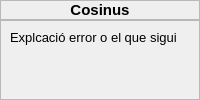
                  <widget class="QWidget" name="page9">
                   <layout class="QVBoxLayout" name="verticalLayout_23">
                    <property name="spacing">
                     <number>0</number>
                    </property>
                    <property name="leftMargin">
                     <number>0</number>
                    </property>
                    <property name="topMargin">
                     <number>0</number>
                    </property>
                    <property name="rightMargin">
                     <number>0</number>
                    </property>
                    <property name="bottomMargin">
                     <number>0</number>
                    </property>
                    <item>
                     <widget class="QFrame" name="frame_inf1_8">
                      <property name="minimumSize">
                       <size>
                        <width>0</width>
                        <height>20</height>
                       </size>
                      </property>
                      <property name="frameShape">
                       <enum>QFrame::StyledPanel</enum>
                      </property>
                      <property name="frameShadow">
                       <enum>QFrame::Raised</enum>
                      </property>
                      <layout class="QHBoxLayout" name="horizontalLayout_11">
                       <property name="spacing">
                        <number>0</number>
                       </property>
                       <property name="leftMargin">
                        <number>0</number>
                       </property>
                       <property name="topMargin">
                        <number>0</number>
                       </property>
                       <property name="rightMargin">
                        <number>0</number>
                       </property>
                       <property name="bottomMargin">
                        <number>0</number>
                       </property>
                       <item>
                        <widget class="QLabel" name="label_info1_8">
                         <property name="font">
                          <font>
                           <family>Arial</family>
                           <pointsize>11</pointsize>
                           <weight>75</weight>
                           <bold>true</bold>
                          </font>
                         </property>
                         <property name="text">
                          <string>Cosinus</string>
                         </property>
                         <property name="alignment">
                          <set>Qt::AlignCenter</set>
                         </property>
                        </widget>
                       </item>
                      </layout>
                     </widget>
                    </item>
                    <item>
                     <widget class="QFrame" name="frame_inf2_8">
                      <property name="sizePolicy">
                       <sizepolicy hsizetype="Preferred" vsizetype="Expanding">
                        <horstretch>0</horstretch>
                        <verstretch>0</verstretch>
                       </sizepolicy>
                      </property>
                      <property name="frameShape">
                       <enum>QFrame::StyledPanel</enum>
                      </property>
                      <property name="frameShadow">
                       <enum>QFrame::Raised</enum>
                      </property>
                      <layout class="QHBoxLayout" name="horizontalLayout_44">
                       <item>
                        <widget class="QLabel" name="label_info9">
                         <property name="font">
                          <font>
                           <family>Arial</family>
                           <pointsize>10</pointsize>
                          </font>
                         </property>
                         <property name="text">
                          <string>Explcació error o el que sigui</string>
                         </property>
                         <property name="alignment">
                          <set>Qt::AlignLeading|Qt::AlignLeft|Qt::AlignTop</set>
                         </property>
                        </widget>
                       </item>
                      </layout>
                     </widget>
                    </item>
                   </layout>
                  </widget>
